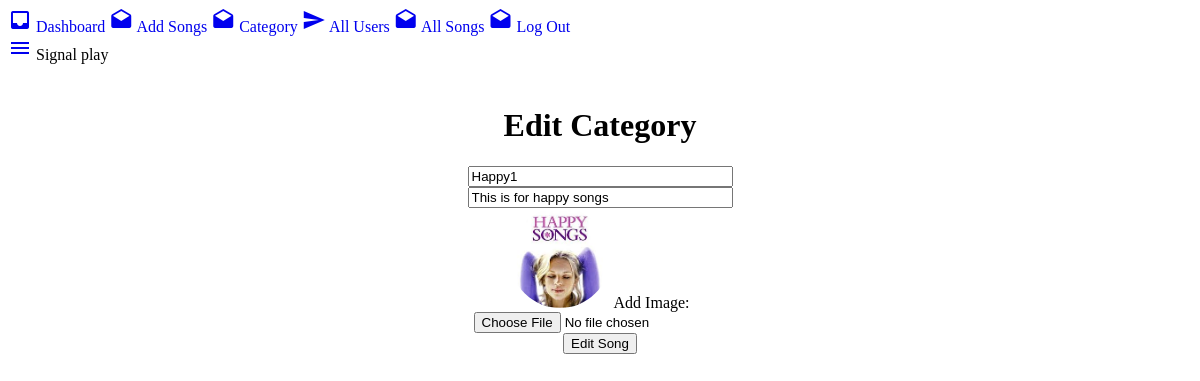
The app's page /admin/editCategory.php?editCategory=8 (signed in) with its own data.
### tables this page shows
CREATE TABLE `category` (
  `cId` int(3) NOT NULL,
  `cName` varchar(256) NOT NULL,
  `cDescription` varchar(256) NOT NULL,
  `cImage` text NOT NULL
);

### admin/editCategory.php (the view, shortened to what this page needs)
<?php
if(isset($_GET['editCategory'])){
	$the_category_id = $_GET['editCategory'];
}
include "db.php";
$query = "SELECT * FROM category WHERE cId=$the_category_id";
$select_category= mysqli_query($con,$query);
while($row = mysqli_fetch_assoc($select_category)){
	$cName = $row['cName'];
	$cDescription = $row['cDescription'];
	$cImage1= $row['cImage'];
}
?>
<!DOCTYPE html>
<html>
<head>
	<link rel="stylesheet" type="text/css" href="https://unpkg.com/material-components-web@latest/dist/material-components-web.min.css">
	<link rel="stylesheet" href="./css/style.css">
</head>
<body>
	<aside class="mdc-drawer mdc-drawer--modal">
		<div class="mdc-drawer__content">
			<nav class="mdc-list">
				<a class="mdc-list-item mdc-list-item--activated" href="dashboard.php" aria-selected="true">
					<i class="material-icons mdc-list-item__graphic" aria-hidden="true">inbox</i>
					<span class="mdc-list-item__text">Dashboard</span>
				</a>
				<a class="mdc-list-item" href="addSong.php">
					<i class="material-icons mdc-list-item__graphic" aria-hidden="true">drafts</i>
					<span class="mdc-list-item__text">Add Songs</span>
				</a>
				<a class="mdc-list-item" href="category.php">
					<i class="material-icons mdc-list-item__graphic" aria-hidden="true">drafts</i>
					<span class="mdc-list-item__text">Category</span>
				</a>
				<a class="mdc-list-item" href="allUsers.php">
					<i class="material-icons mdc-list-item__graphic" aria-hidden="true">send</i>
					<span class="mdc-list-item__text">All Users</span>
				</a>
				<a class="mdc-list-item" href="allSongs.php">
					<i class="material-icons mdc-list-item__graphic" aria-hidden="true">drafts</i>
					<span class="mdc-list-item__text">All Songs</span>
				</a>
				<a class="mdc-list-item" href="logout.php">
					<i class="material-icons mdc-list-item__graphic" aria-hidden="true">drafts</i>
					<span class="mdc-list-item__text">Log Out</span>
				</a>
			</nav>
		</div>
	</aside>
	<div class="mdc-drawer-app-content">
		<header class="mdc-top-app-bar app-bar" id="app-bar">
			<div class="mdc-top-app-bar__row">
				<section class="mdc-top-app-bar__section mdc-top-app-bar__section--align-start">
					<a href="#" class="demo-menu material-icons mdc-top-app-bar__navigation-icon">menu</a>
					<span class="mdc-top-app-bar__title">Signal play</span>
				</section>
			</div>
		</header>
		<main class="main-content" id="main-content" style="margin-top: 50px;">
			<div class="mdc-top-app-bar--fixed-adjust">
				<div class="mdc-layout-grid">
					<div class="mdc-layout-grid__inner">
						<div class="mdc-layout-grid__cell--span-12" align="center">
							<h1>Edit Category</h1>
						</div>
					</div>
				</div>
				<form method="POST" enctype="multipart/form-data">
					<div class="mdc-layout-grid">
						<div class="mdc-layout-grid__inner">
							<div class="mdc-layout-grid__cell--span-12" align="center">
								<div class="mdc-text-field mdc-text-field--outlined mdc-text-field--no-label email">
									<input type="text" value="<?php echo $cName; ?>" name="cName" size="30" class="mdc-text-field__input" aria-label="Label" placeholder="Category Name">
								</div>
							</div>
						</div>
					</div>
					<div class="mdc-layout-grid">
						<div class="mdc-layout-grid__inner">
							<div class="mdc-layout-grid__cell--span-12" align="center">
								<div class="mdc-text-field mdc-text-field--outlined mdc-text-field--no-label email">
									<input type="text" value="<?php echo $cDescription; ?>" name="cDescription" size="30" class="mdc-text-field__input" aria-label="Label" placeholder="Category Description">
								</div>
							</div>
						</div>
					</div>
					<div class="mdc-layout-grid">
						<div class="mdc-layout-grid__inner">
							<div class="mdc-layout-grid__cell--span-12" align="center">
								<img src="<?php echo $cImage1; ?>" height="100px" width="100px" style="border-radius: 50%">
								Add Image:
								<div class="mdc-text-field mdc-text-field--outlined mdc-text-field--no-label email">
									<input type="file" name="cImage" size="30" class="mdc-text-field__input" aria-label="Label" placeholder="Song Image" accept="image/*;capture=camera">
								</div>
							</div>
						</div>
					</div>
					<div class="mdc-layout-grid">
						<div class="mdc-layout-grid__inner">
							<div class="mdc-layout-grid__cell--span-12" align="center">
								<button type="submit" class="mdc-button mdc-button--raised" name="submit">
									<span class="mdc-button__label">Edit Song</span>
								</button>
							</div>
						</div>
					</div>
				</form>
			</div>
		</main>
	</div>
</body>
</html>

### admin/css/style.css (style rules this page uses)
.mdc-drawer-app-content { flex: auto; overflow: auto; }
.main-content { overflow: auto; height: 100%; }
.app-bar { position: absolute; }
a { text-decoration: none !important; }

### admin/editCategory.php (style rules this page uses)
.mdc-layout-grid { padding-left: 0px; }

### records on screen
category: cName "Happy1", cDescription "This is for happy songs", cImage (picture)
